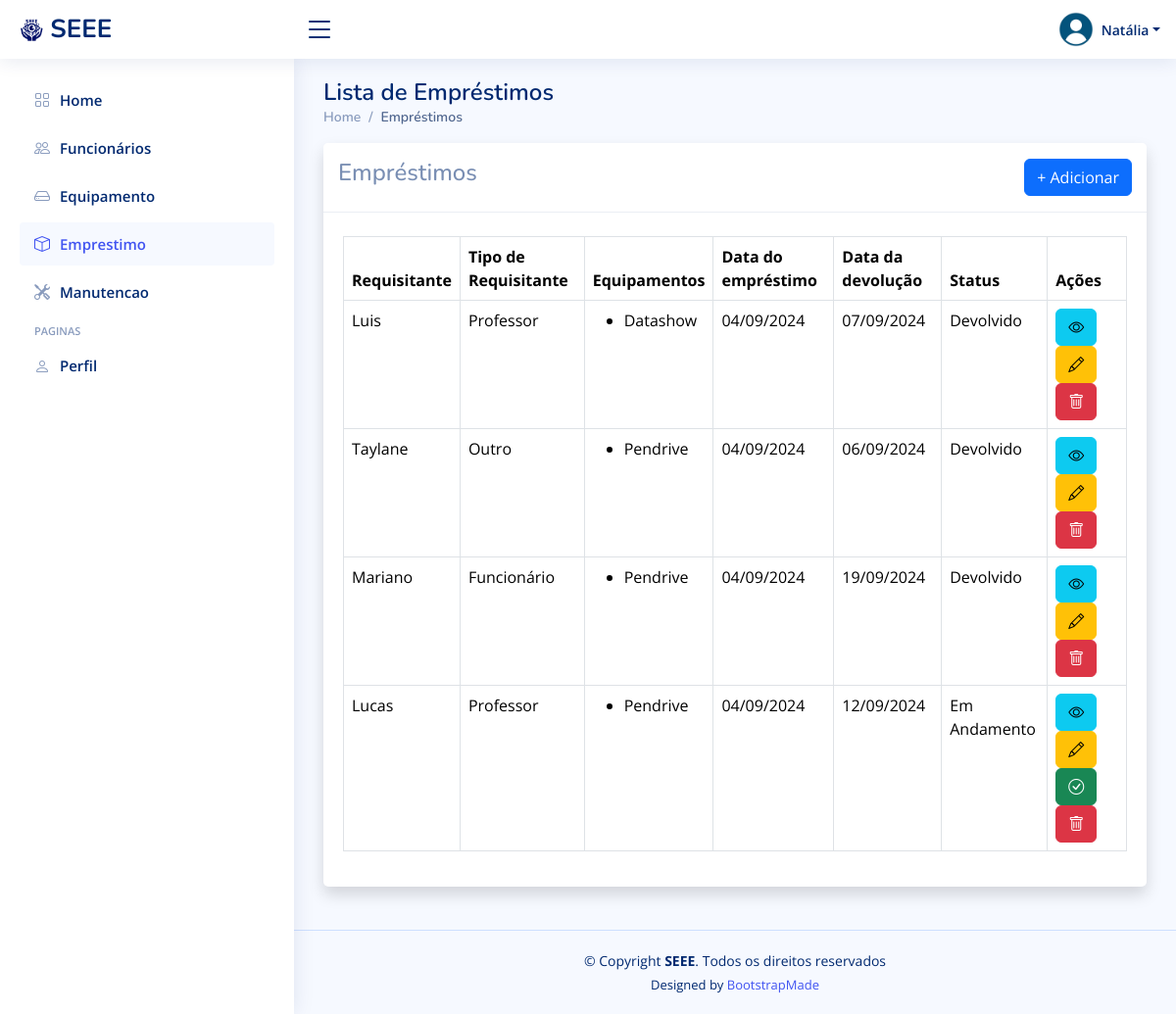
Before: /emprestimo/list/ (signed in) with the older database file.
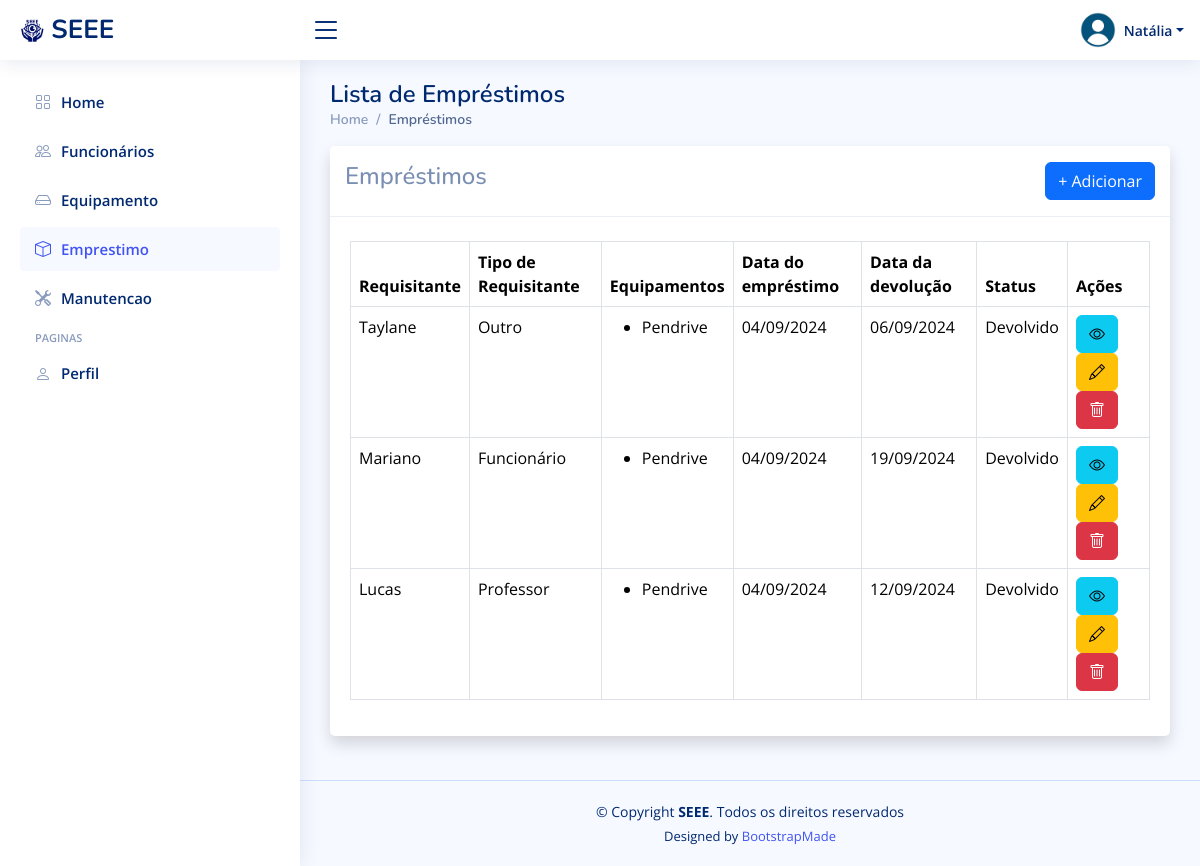
After: the same page with the newer database file.
### emprestimo/models.py (models this page shows, shortened)
class Emprestimo(models.Model):
    class TipoDoRequisitante(models.IntegerChoices):
        ALUNO = 1, 'Aluno'
        PROFESSOR = 2, 'Professor'
        FUNCIONARIO = 3, 'Funcionário'
        OUTRO = 4, 'Outro'
    class Status(models.IntegerChoices):
        CONCLUIDO = 1, 'Devolvido'
        ANDAMENTO = 2, 'Em Andamento'
        INCOMPLETO = 3, 'Atrasado'
    requisitante = models.CharField(max_length=50)
    tipoDoRequisitante = models.IntegerField(choices=TipoDoRequisitante.choices, default=TipoDoRequisitante.OUTRO)
    sala = models.CharField(max_length=50)
    curso = models.CharField(max_length=20, null=True, blank=True)
    dataEmprestimo = models.DateField(default=now, null=False, blank=False)
    dataDevolucao = models.DateField(null=True, blank=True)
    observacoesDeDevolucao = models.CharField(max_length=255, blank=True)
    status = models.IntegerField(choices=Status.choices, default=Status.ANDAMENTO)
    funcionario = models.ForeignKey('funcionario.Funcionario', on_delete=models.SET_NULL, null=True, blank=True)
    equipamentos = models.ManyToManyField('equipamento.Equipamento', through='itemEmprestimo.ItemEmprestimo')

### equipamento/models.py (models this page shows, shortened)
class Equipamento(models.Model):
    nome = models.CharField(max_length=100)
    codigo = models.CharField(max_length=50, unique=True)
    marca = models.CharField(max_length=50)
    status = models.PositiveIntegerField(choices=[(1, 'Disponível'), (2, 'Emprestado'), (3, 'Em Manutenção')], default=1)

### emprestimo/views.py (the view)
# urls.py: path('list/', views.list, name='emprestimoList'),
@login_required
def list(request):
    emprestimos = Emprestimo.objects.all().distinct()
    return render(request, 'emprestimo/list.html', {'emprestimos':emprestimos})

### funcionario/contextProcess.py (called while the page is built)
def user_group_context(request):
    user = request.user
    isAdmin = user.groups.filter(name='Admin').exists()
    isFuncionario = user.groups.filter(name='Funcionarios').exists()
    return {
        'isAdmin': isAdmin,
        'isDuncionario': isFuncionario,
    }

### templates/emprestimo/list.html (shortened to what this page needs)
{% extends 'funcionario/_base.html' %}
{% block content %}
<div class="pagetitle">
    <h1>Lista de Empréstimos</h1>
    <nav>
        <ol class="breadcrumb">
            <li class="breadcrumb-item"><a href="/funcionario/">Home</a></li>
            <li class="breadcrumb-item active">Empréstimos</li>
        </ol>
    </nav>
</div>
<div class="card shadow mb-4">
    <div class="card-header py-3 d-sm-flex align-items-center justify-content-between mb-4">
        <h4>Empréstimos</h4>
        <a class="btn btn-primary" href="{% url 'emprestimoAdd' %}">+ Adicionar</a>
    </div>
    <div class="card-body">
        <div class="table-responsive">
            <table class="table table-bordered">
                <thead>
                    <tr>
                        <th>Requisitante</th>
                        <th>Tipo de Requisitante</th>
                        <th>Equipamentos</th>
                        <th>Data do empréstimo</th>
                        <th>Data da devolução</th>
                        <th>Status</th>
                        <th>Ações</th>
                    </tr>
                </thead>
                <tbody>
                    {% for e in emprestimos %}
                        <tr>
                            <td>{{ e.requisitante }}</td>
                            <td>{{ e.get_tipoDoRequisitante_display }}</td>
                            <td>
                                {% if e.equipamentos.all %}
                                    <ul>
                                        {% for equipamento in e.equipamentos.all %}
                                            <li>{{ equipamento.nome }}</li>
                                        {% endfor %}
                                    </ul>
                                {% else %}
                                    Nenhum equipamento
                                {% endif %}
                            </td>
                            <td>{{ e.dataEmprestimo|date:"d/m/Y" }}</td>
                            <td>{{ e.dataDevolucao|date:"d/m/Y" }}</td>
                            <td>{{ e.get_status_display }}</td>
                            <td>
                                <a class="btn btn-info" href="{% url 'emprestimoDetail' e.id %}" data-bs-toggle="tooltip" data-bs-placement="top" title="Ver detalhes"><i class="bi bi-eye"></i></a>
                                <a class="btn btn-warning" href="{% url 'emprestimoEdit' e.id  %}" data-bs-toggle="tooltip" data-bs-placement="top" title="Editar"><i class="bi bi-pencil"></i></a>
                                {% if e.status == 2 %}
                                    <a href="#" class="btn btn-success" data-bs-toggle="modal" data-bs-target="#finishModal-{{ e.id }}" data-bs-toggle="tooltip" data-bs-placement="top" title="Finalizar">
                                    <i class="bi bi-check-circle"></i>
                                    </a>
                                {% endif %}
                                <button type="button" class="btn btn-danger" data-bs-toggle="modal" data-bs-target="#basicModal-{{ e.id }}"><i class="bi bi-trash"></i></button>
                            </td>
                        </tr>
                    {% endfor %}
                </tbody>
            </table>
        </div>
    </div>
</div>
{% endblock %}

Changed rows visible on the page:
removed Emprestimo: requisitante "Luis", tipoDoRequisitante "Professor", dataEmprestimo "04/09/2024", dataDevolucao "07/09/2024", status "Devolvido"
removed Equipamento: nome "Datashow", shown under "Luis"
changed Emprestimo "Lucas": status "Em Andamento" → "Devolvido"
